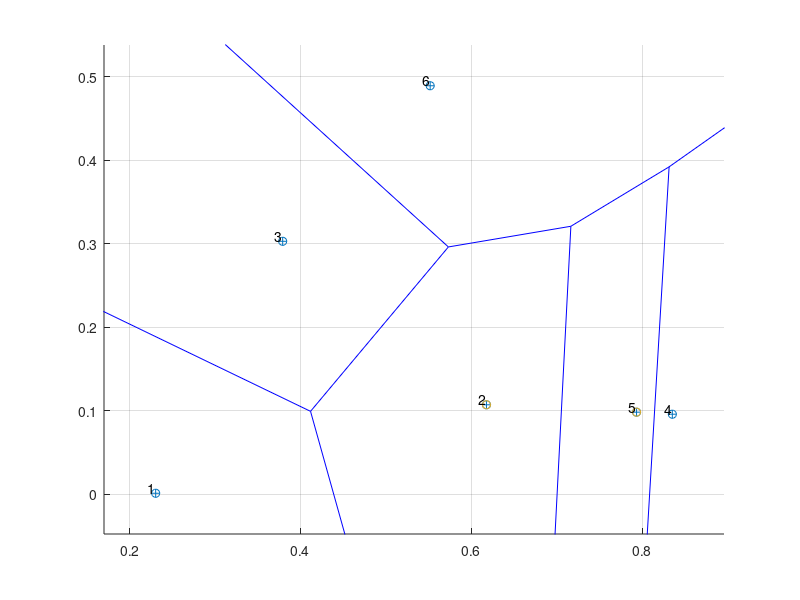

Write MATLAB code to recreate this figure.
% This code generates a Voronoi-Poisson tessellation
% A (homogeneous) Poisson point process (PPP) is created on a rectangle.
% Then the Voronoi tesselation is found using the MATLAB function[1], which
% is based on the Qhull project[2] .
% All points (or cells) of the PPP are numbered arbitrarily.
% In each *bounded* Voronoi cell a new point is uniformly placed.
%
% The placement step is done by first dividing each (bounded) Voronoi cell
% (ie an irregular polygon) with, say, m sides into m scalene triangles.
% The i th triangle is then randomly chosen based on the ratio of areas.
% A point is then uniformly placed on the i th triangle (via eq. 1 in [3]).
% The placement step is repeated for all bounded Voronoi cells.
% A Voronoi diagram is displayed over the PPP. Points of the underlying PPP
% are marked green and blue if they are located respectively in bounded and
% unbounded Voronoi cells. The uniformally placed points in the bounded
% cells are marked red.
%
% If there are no bounded Voronoi cells, no diagram is created.
%
% Author: H.Paul Keeler, 2019
%
% [1] http://www.mathworks.com.au/help/matlab/ref/voronoin.html
% [2] http://www.qhull.org/
% [2] Osada, R., Funkhouser, T., Chazelle, B. and Dobkin. D.,
% "Shape distributions", ACM Transactions on Graphics, vol 21, issue 4,
% 2002

clearvars; close all; clc;

boolePlot=1; % set to 1 for plot, 0 for no plot

%Simulation window parameters
xMin=0;xMax=1;
yMin=0;yMax=1;
xDelta=xMax-xMin;yDelta=yMax-yMin; %rectangle dimensions
areaTotal=xDelta*yDelta; %area of simulation window

%Point process parameters
lambda=10; %intensity (ie mean density) of the Poisson process

%Simulate Poisson point process
numbPoints=poissrnd(areaTotal*lambda);%Poisson number of points
xx=xDelta*(rand(numbPoints,1))+xMin;%x coordinates of Poisson points
yy=xDelta*(rand(numbPoints,1))+yMin;%y coordinates of Poisson points

%TEMP: a non-random example
%xx=[1,3,5,6,3,2,12,1,3,8];
%yy=[2,3,5,1,7,4,3,14,14,13];
%numbPoints=length(xx);

xxyy=[xx(:) yy(:)]; %combine x and y coordinates
%Perform Voronoi tesseslation using built-in function
[vertexAll,cellAll]=voronoin(xxyy);
%vertexAll is x/y coordinates of all vertices
numbCells=numbPoints; %number of Voronoi cells (including unbounded)

%initiate arrays
booleBounded=zeros(numbCells,1);
uu=zeros(numbCells,1);
vv=zeros(numbCells,1);

%Loop through for all Voronoi cells
for ii=1:numbCells
    %check for unbounded cells (index 1 corresponds to a point at infinity)
    booleBounded(ii)=~(any((cellAll{ii})==1));
    
    %checks if the Voronoi cell is bounded. if bounded, calculates its area
    %and assigns a single point uniformally in the Voronoi cell.
    
    %%%START-- Randomly place a point in a bounded Voronoi cell --START%%%
    if booleBounded(ii)
        xx0=xx(ii);yy0=yy(ii); %the (Poisson) point of the Voronoi cell
        %x/y values for current cell
        xxCell=vertexAll(cellAll{ii},1);
        yyCell=vertexAll(cellAll{ii},2);
        
        %%% START -- Caclulate areas of triangles -- START%%%
        %calculate area of triangles of bounded cell (ie irregular polygon)
        numbTri=length(xxCell); %number of triangles
        %create some indices for calculating triangle areas
        indexVertex=1:(numbTri+1); %number vertices
        indexVertex(end)=1; %repeat first index (ie returns to the start)
        indexVertex1=indexVertex(1:numbTri); %first vertex index
        indexVertex2=indexVertex(2:numbTri+1);  %second vertex index
        %using area equation for a triangle
        areaTri=abs((xxCell(indexVertex1)-xx0).*(yyCell(indexVertex2)-yy0)...
            -(xxCell(indexVertex2)-xx0).*(yyCell(indexVertex1)-yy0))/2;
        areaPoly=sum(areaTri);
        %%%END-- Caclulate areas of triangles -- END%%%
        
        %%%START -- Randomly placing point -- START%%%
        %%% place a point uniformaly in the (bounded) polygon
        %randomly choose the triangle (from the set that forms the polygon)
        cdfArea=cumsum(areaTri)/areaPoly; %create triangle CDF
        indexTri=find(rand(1,1)<=cdfArea,1); %use CDF to choose #
        
        indexVertex1=indexVertex(indexTri); %first vertex index
        indexVertex2=indexVertex(indexTri+1); %second vertex index
        %for all triangles
        xxTri=[xx0, xxCell(indexVertex1),xxCell(indexVertex2)];
        yyTri=[yy0, yyCell(indexVertex1),yyCell(indexVertex2)];
        
        %create two uniform random variables on unit interval
        uniRand1=rand(1,1); uniRand2=rand(1,1);
        
        %point is uniformally placed in the triangle via equation (1)in [2]
        %x coordinate
        uu(ii)=(1-sqrt(uniRand1))*xxTri(1)...
            +sqrt(uniRand1)*(1-uniRand2)*xxTri(2)...
            +sqrt(uniRand1)*uniRand2*xxTri(3);
        %y coordinate
        vv(ii)=(1-sqrt(uniRand1))*yyTri(1)...
            +sqrt(uniRand1)*(1-uniRand2)*yyTri(2)...
            +sqrt(uniRand1)*uniRand2*yyTri(3);
        %%%END -- Randomly placing point -- END%%%
        
    end
    %%% END -- Randomly place a point in a Voronoi cell -- END%%%
end

indexBound=find(booleBounded==1); %find bounded cells
uu=uu(indexBound); vv=vv(indexBound); %remove unbounded cells
numbBound=length(indexBound); %number of bounded cells
percentBound=numbBound/numbCells; %percent of bounded Voronoi cells


%%%START -- Plotting section -- START%%%
if (numbBound>0)&&boolePlot
    figure; grid; hold on;
    %plotting points in PPP
    scatter(xx,yy);
    voronoi(xx,yy); %create voronoi diagram on the PPP
    %put a red o uniformally in each bounded Voronoi cell
    scatter(uu,vv,'ro');
    % put a green * on the base station of each Voronoi bounded cell
    scatter(xx(indexBound),yy(indexBound),'g*');
    
    %number the points/cells
    labels=cellstr(num2str((1:numbPoints)'));%labels correspond to their order
    text(xx, yy, labels, 'VerticalAlignment','bottom', ...
        'HorizontalAlignment','right');
    
end
%%%END -- Plotting section -- END%%%
